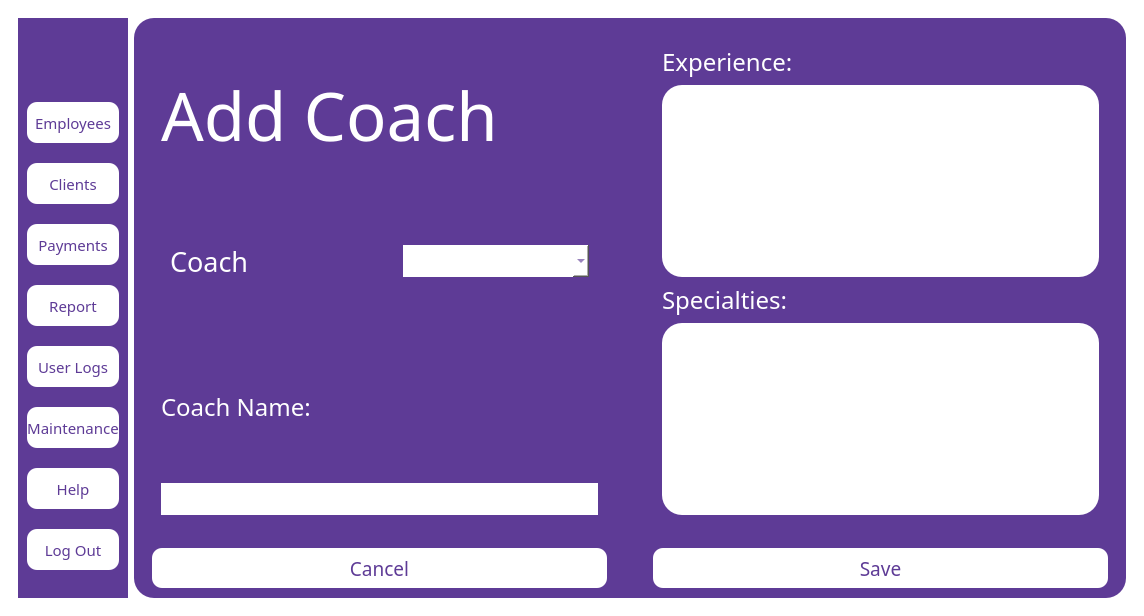
<?xml version="1.0" encoding="UTF-8"?>
<ui version="4.0">
 <class>MainWindow</class>
 <widget class="QMainWindow" name="MainWindow">
  <property name="geometry">
   <rect>
    <x>0</x>
    <y>0</y>
    <width>1144</width>
    <height>614</height>
   </rect>
  </property>
  <property name="windowTitle">
   <string>MainWindow</string>
  </property>
  <property name="styleSheet">
   <string notr="true">QMainWindow
{
background:white;
}</string>
  </property>
  <widget class="QWidget" name="centralwidget">
   <property name="styleSheet">
    <string notr="true">QWidget
{
background: white;
}</string>
   </property>
   <layout class="QVBoxLayout" name="verticalLayout">
    <item>
     <widget class="QWidget" name="widget" native="true">
      <layout class="QHBoxLayout" name="horizontalLayout">
       <item>
        <widget class="QWidget" name="widget_2" native="true">
         <property name="sizePolicy">
          <sizepolicy hsizetype="Fixed" vsizetype="Expanding">
           <horstretch>0</horstretch>
           <verstretch>0</verstretch>
          </sizepolicy>
         </property>
         <property name="styleSheet">
          <string notr="true">QWidget
{
background-color:#5e3b96;
}</string>
         </property>
         <layout class="QVBoxLayout" name="verticalLayout_2">
          <item>
           <widget class="QLabel" name="label">
            <property name="sizePolicy">
             <sizepolicy hsizetype="Fixed" vsizetype="Fixed">
              <horstretch>0</horstretch>
              <verstretch>0</verstretch>
             </sizepolicy>
            </property>
            <property name="maximumSize">
             <size>
              <width>121</width>
              <height>41</height>
             </size>
            </property>
            <property name="text">
             <string/>
            </property>
            <property name="pixmap">
             <pixmap>../softeng-main/logos/logog.jpg</pixmap>
            </property>
            <property name="scaledContents">
             <bool>true</bool>
            </property>
           </widget>
          </item>
          <item>
           <widget class="QPushButton" name="employees">
            <property name="sizePolicy">
             <sizepolicy hsizetype="Fixed" vsizetype="Fixed">
              <horstretch>0</horstretch>
              <verstretch>0</verstretch>
             </sizepolicy>
            </property>
            <property name="maximumSize">
             <size>
              <width>121</width>
              <height>41</height>
             </size>
            </property>
            <property name="font">
             <font>
              <family>Arial Black</family>
              <pointsize>11</pointsize>
             </font>
            </property>
            <property name="styleSheet">
             <string notr="true">QPushButton
{
background-color:white ;
color:#5e3b96;
 border-radius:10px;
}</string>
            </property>
            <property name="text">
             <string>Employees</string>
            </property>
           </widget>
          </item>
          <item>
           <widget class="QPushButton" name="clients">
            <property name="sizePolicy">
             <sizepolicy hsizetype="Fixed" vsizetype="Fixed">
              <horstretch>0</horstretch>
              <verstretch>0</verstretch>
             </sizepolicy>
            </property>
            <property name="maximumSize">
             <size>
              <width>121</width>
              <height>41</height>
             </size>
            </property>
            <property name="font">
             <font>
              <family>Arial Black</family>
              <pointsize>11</pointsize>
             </font>
            </property>
            <property name="styleSheet">
             <string notr="true">QPushButton
{
background-color:white ;
color:#5e3b96;
 border-radius:10px;
}</string>
            </property>
            <property name="text">
             <string>Clients</string>
            </property>
           </widget>
          </item>
          <item>
           <widget class="QPushButton" name="payments">
            <property name="sizePolicy">
             <sizepolicy hsizetype="Fixed" vsizetype="Fixed">
              <horstretch>0</horstretch>
              <verstretch>0</verstretch>
             </sizepolicy>
            </property>
            <property name="maximumSize">
             <size>
              <width>121</width>
              <height>41</height>
             </size>
            </property>
            <property name="font">
             <font>
              <family>Arial Black</family>
              <pointsize>11</pointsize>
             </font>
            </property>
            <property name="styleSheet">
             <string notr="true">QPushButton
{
background-color:white ;
color:#5e3b96;
 border-radius:10px;
}</string>
            </property>
            <property name="text">
             <string>Payments</string>
            </property>
           </widget>
          </item>
          <item>
           <widget class="QPushButton" name="report">
            <property name="sizePolicy">
             <sizepolicy hsizetype="Fixed" vsizetype="Fixed">
              <horstretch>0</horstretch>
              <verstretch>0</verstretch>
             </sizepolicy>
            </property>
            <property name="maximumSize">
             <size>
              <width>121</width>
              <height>41</height>
             </size>
            </property>
            <property name="font">
             <font>
              <family>Arial Black</family>
              <pointsize>11</pointsize>
             </font>
            </property>
            <property name="styleSheet">
             <string notr="true">QPushButton
{
background-color:white ;
color:#5e3b96;
 border-radius:10px;
}</string>
            </property>
            <property name="text">
             <string>Report</string>
            </property>
           </widget>
          </item>
          <item>
           <widget class="QPushButton" name="userlogs">
            <property name="sizePolicy">
             <sizepolicy hsizetype="Fixed" vsizetype="Fixed">
              <horstretch>0</horstretch>
              <verstretch>0</verstretch>
             </sizepolicy>
            </property>
            <property name="maximumSize">
             <size>
              <width>121</width>
              <height>41</height>
             </size>
            </property>
            <property name="font">
             <font>
              <family>Arial Black</family>
              <pointsize>11</pointsize>
             </font>
            </property>
            <property name="styleSheet">
             <string notr="true">QPushButton
{
background-color:white ;
color:#5e3b96;
 border-radius:10px;
}</string>
            </property>
            <property name="text">
             <string>User Logs</string>
            </property>
           </widget>
          </item>
          <item>
           <widget class="QPushButton" name="maintenance">
            <property name="sizePolicy">
             <sizepolicy hsizetype="Fixed" vsizetype="Fixed">
              <horstretch>0</horstretch>
              <verstretch>0</verstretch>
             </sizepolicy>
            </property>
            <property name="maximumSize">
             <size>
              <width>121</width>
              <height>41</height>
             </size>
            </property>
            <property name="font">
             <font>
              <family>Arial Black</family>
              <pointsize>11</pointsize>
             </font>
            </property>
            <property name="styleSheet">
             <string notr="true">QPushButton
{
background-color:white ;
color:#5e3b96;
 border-radius:10px;
}</string>
            </property>
            <property name="text">
             <string>Maintenance</string>
            </property>
           </widget>
          </item>
          <item>
           <widget class="QPushButton" name="help">
            <property name="sizePolicy">
             <sizepolicy hsizetype="Fixed" vsizetype="Fixed">
              <horstretch>0</horstretch>
              <verstretch>0</verstretch>
             </sizepolicy>
            </property>
            <property name="maximumSize">
             <size>
              <width>121</width>
              <height>41</height>
             </size>
            </property>
            <property name="font">
             <font>
              <family>Arial Black</family>
              <pointsize>11</pointsize>
             </font>
            </property>
            <property name="styleSheet">
             <string notr="true">QPushButton
{
background-color:white ;
color:#5e3b96;
 border-radius:10px;
}</string>
            </property>
            <property name="text">
             <string>Help</string>
            </property>
           </widget>
          </item>
          <item>
           <widget class="QPushButton" name="logout">
            <property name="sizePolicy">
             <sizepolicy hsizetype="Fixed" vsizetype="Fixed">
              <horstretch>0</horstretch>
              <verstretch>0</verstretch>
             </sizepolicy>
            </property>
            <property name="maximumSize">
             <size>
              <width>121</width>
              <height>41</height>
             </size>
            </property>
            <property name="font">
             <font>
              <family>Arial Black</family>
              <pointsize>11</pointsize>
             </font>
            </property>
            <property name="styleSheet">
             <string notr="true">QPushButton
{
background-color:white ;
color:#5e3b96;
 border-radius:10px;
}</string>
            </property>
            <property name="text">
             <string>Log Out</string>
            </property>
           </widget>
          </item>
         </layout>
        </widget>
       </item>
       <item>
        <widget class="QWidget" name="widget_3" native="true">
         <property name="styleSheet">
          <string notr="true">QWidget
{
background-color:#5e3b96;
border-radius:20px;
}</string>
         </property>
         <layout class="QVBoxLayout" name="verticalLayout_3">
          <item>
           <widget class="QWidget" name="widget_4" native="true">
            <layout class="QHBoxLayout" name="horizontalLayout_2">
             <item>
              <widget class="QWidget" name="widget_6" native="true">
               <layout class="QVBoxLayout" name="verticalLayout_5">
                <item>
                 <widget class="QLabel" name="label_8">
                  <property name="sizePolicy">
                   <sizepolicy hsizetype="Minimum" vsizetype="Minimum">
                    <horstretch>0</horstretch>
                    <verstretch>0</verstretch>
                   </sizepolicy>
                  </property>
                  <property name="font">
                   <font>
                    <family>Arial Black</family>
                    <pointsize>50</pointsize>
                   </font>
                  </property>
                  <property name="styleSheet">
                   <string notr="true">QLabel{
color:white;
}</string>
                  </property>
                  <property name="text">
                   <string>Add Coach</string>
                  </property>
                 </widget>
                </item>
                <item>
                 <widget class="QWidget" name="widget_8" native="true">
                  <layout class="QHBoxLayout" name="horizontalLayout_3">
                   <item>
                    <widget class="QLabel" name="label_2">
                     <property name="font">
                      <font>
                       <family>Arial Black</family>
                       <pointsize>20</pointsize>
                      </font>
                     </property>
                     <property name="styleSheet">
                      <string notr="true">QLabel{
color:white;
}</string>
                     </property>
                     <property name="text">
                      <string>Coach</string>
                     </property>
                    </widget>
                   </item>
                   <item>
                    <spacer name="horizontalSpacer">
                     <property name="orientation">
                      <enum>Qt::Orientation::Horizontal</enum>
                     </property>
                     <property name="sizeType">
                      <enum>QSizePolicy::Policy::Fixed</enum>
                     </property>
                     <property name="sizeHint" stdset="0">
                      <size>
                       <width>40</width>
                       <height>20</height>
                      </size>
                     </property>
                    </spacer>
                   </item>
                   <item>
                    <widget class="QComboBox" name="comboBox">
                     <property name="font">
                      <font>
                       <family>Arial Black</family>
                       <pointsize>16</pointsize>
                      </font>
                     </property>
                     <property name="styleSheet">
                      <string notr="true">QComboBox{
background-color:white;
color:#5e3b96;
}</string>
                     </property>
                     <item>
                      <property name="text">
                       <string/>
                      </property>
                     </item>
                    </widget>
                   </item>
                  </layout>
                 </widget>
                </item>
                <item>
                 <widget class="QLabel" name="label_3">
                  <property name="font">
                   <font>
                    <family>Arial Black</family>
                    <pointsize>18</pointsize>
                   </font>
                  </property>
                  <property name="styleSheet">
                   <string notr="true">QLabel{
color:white;
}</string>
                  </property>
                  <property name="text">
                   <string>Coach Name:</string>
                  </property>
                 </widget>
                </item>
                <item>
                 <widget class="QLineEdit" name="fullname">
                  <property name="sizePolicy">
                   <sizepolicy hsizetype="Minimum" vsizetype="Fixed">
                    <horstretch>0</horstretch>
                    <verstretch>0</verstretch>
                   </sizepolicy>
                  </property>
                  <property name="font">
                   <font>
                    <family>Arial Black</family>
                    <pointsize>16</pointsize>
                   </font>
                  </property>
                  <property name="styleSheet">
                   <string notr="true">QLineEdit{
background-color:white;
color:#5e3b96;
}</string>
                  </property>
                  <property name="readOnly">
                   <bool>false</bool>
                  </property>
                 </widget>
                </item>
               </layout>
              </widget>
             </item>
             <item>
              <spacer name="horizontalSpacer_3">
               <property name="orientation">
                <enum>Qt::Orientation::Horizontal</enum>
               </property>
               <property name="sizeType">
                <enum>QSizePolicy::Policy::Fixed</enum>
               </property>
               <property name="sizeHint" stdset="0">
                <size>
                 <width>40</width>
                 <height>20</height>
                </size>
               </property>
              </spacer>
             </item>
             <item>
              <widget class="QWidget" name="widget_7" native="true">
               <property name="font">
                <font>
                 <pointsize>18</pointsize>
                </font>
               </property>
               <layout class="QVBoxLayout" name="verticalLayout_4">
                <item>
                 <widget class="QLabel" name="label_5">
                  <property name="font">
                   <font>
                    <family>Arial Black</family>
                    <pointsize>18</pointsize>
                   </font>
                  </property>
                  <property name="styleSheet">
                   <string notr="true">QLabel{
color:white;
}</string>
                  </property>
                  <property name="text">
                   <string>Experience:</string>
                  </property>
                 </widget>
                </item>
                <item>
                 <widget class="QTextEdit" name="experience">
                  <property name="sizePolicy">
                   <sizepolicy hsizetype="Minimum" vsizetype="Fixed">
                    <horstretch>0</horstretch>
                    <verstretch>0</verstretch>
                   </sizepolicy>
                  </property>
                  <property name="font">
                   <font>
                    <family>Arial Black</family>
                    <pointsize>16</pointsize>
                   </font>
                  </property>
                  <property name="styleSheet">
                   <string notr="true">QTextEdit{
background-color:white;
color:#5e3b96;
}</string>
                  </property>
                 </widget>
                </item>
                <item>
                 <widget class="QLabel" name="label_6">
                  <property name="font">
                   <font>
                    <family>Arial Black</family>
                    <pointsize>18</pointsize>
                   </font>
                  </property>
                  <property name="styleSheet">
                   <string notr="true">QLabel{
color:white;
}</string>
                  </property>
                  <property name="text">
                   <string>Specialties:</string>
                  </property>
                 </widget>
                </item>
                <item>
                 <widget class="QTextEdit" name="specialties">
                  <property name="sizePolicy">
                   <sizepolicy hsizetype="Minimum" vsizetype="Fixed">
                    <horstretch>0</horstretch>
                    <verstretch>0</verstretch>
                   </sizepolicy>
                  </property>
                  <property name="font">
                   <font>
                    <family>Arial Black</family>
                    <pointsize>16</pointsize>
                   </font>
                  </property>
                  <property name="styleSheet">
                   <string notr="true">QTextEdit{
background-color:white;
color:#5e3b96;
}</string>
                  </property>
                 </widget>
                </item>
               </layout>
              </widget>
             </item>
            </layout>
           </widget>
          </item>
          <item>
           <widget class="QWidget" name="widget_5" native="true">
            <property name="sizePolicy">
             <sizepolicy hsizetype="Preferred" vsizetype="Fixed">
              <horstretch>0</horstretch>
              <verstretch>0</verstretch>
             </sizepolicy>
            </property>
            <property name="minimumSize">
             <size>
              <width>0</width>
              <height>50</height>
             </size>
            </property>
            <property name="font">
             <font>
              <family>Arial Black</family>
             </font>
            </property>
            <layout class="QHBoxLayout" name="horizontalLayout_4">
             <item>
              <widget class="QPushButton" name="cancel">
               <property name="minimumSize">
                <size>
                 <width>60</width>
                 <height>40</height>
                </size>
               </property>
               <property name="font">
                <font>
                 <family>Arial Black</family>
                 <pointsize>14</pointsize>
                </font>
               </property>
               <property name="styleSheet">
                <string notr="true">QPushButton
{
background-color:white ;
color:#5e3b96;
 border-radius:10px;
}</string>
               </property>
               <property name="text">
                <string>Cancel</string>
               </property>
              </widget>
             </item>
             <item>
              <spacer name="horizontalSpacer_2">
               <property name="orientation">
                <enum>Qt::Orientation::Horizontal</enum>
               </property>
               <property name="sizeType">
                <enum>QSizePolicy::Policy::Fixed</enum>
               </property>
               <property name="sizeHint" stdset="0">
                <size>
                 <width>40</width>
                 <height>20</height>
                </size>
               </property>
              </spacer>
             </item>
             <item>
              <widget class="QPushButton" name="save">
               <property name="minimumSize">
                <size>
                 <width>60</width>
                 <height>40</height>
                </size>
               </property>
               <property name="font">
                <font>
                 <family>Arial Black</family>
                 <pointsize>14</pointsize>
                </font>
               </property>
               <property name="styleSheet">
                <string notr="true">QPushButton
{
background-color:white ;
color:#5e3b96;
 border-radius:10px;
}</string>
               </property>
               <property name="text">
                <string>Save</string>
               </property>
              </widget>
             </item>
            </layout>
           </widget>
          </item>
         </layout>
        </widget>
       </item>
      </layout>
     </widget>
    </item>
   </layout>
  </widget>
 </widget>
 <resources/>
 <connections/>
</ui>
